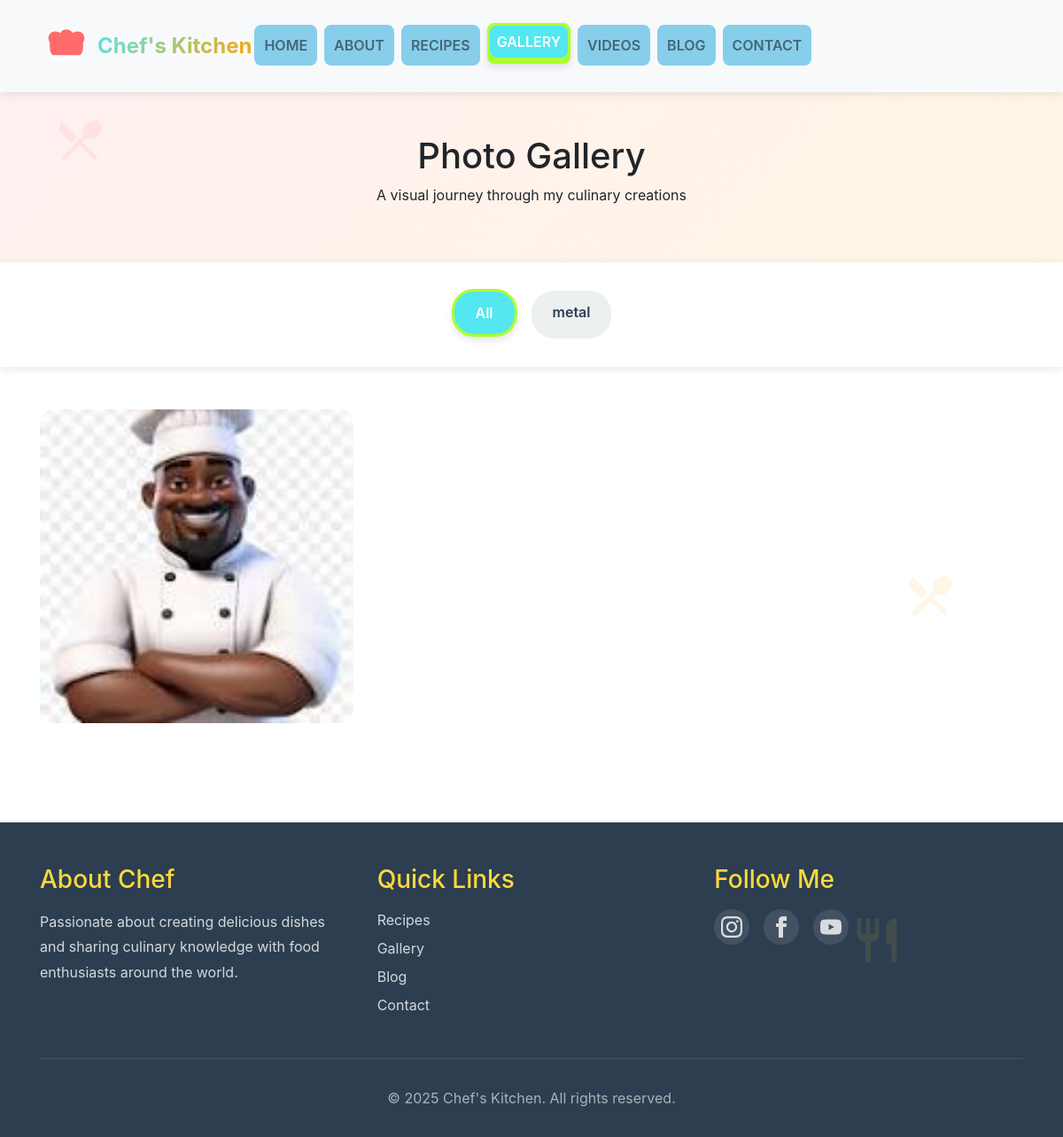
The page /gallery/ on the database as committed earlier.
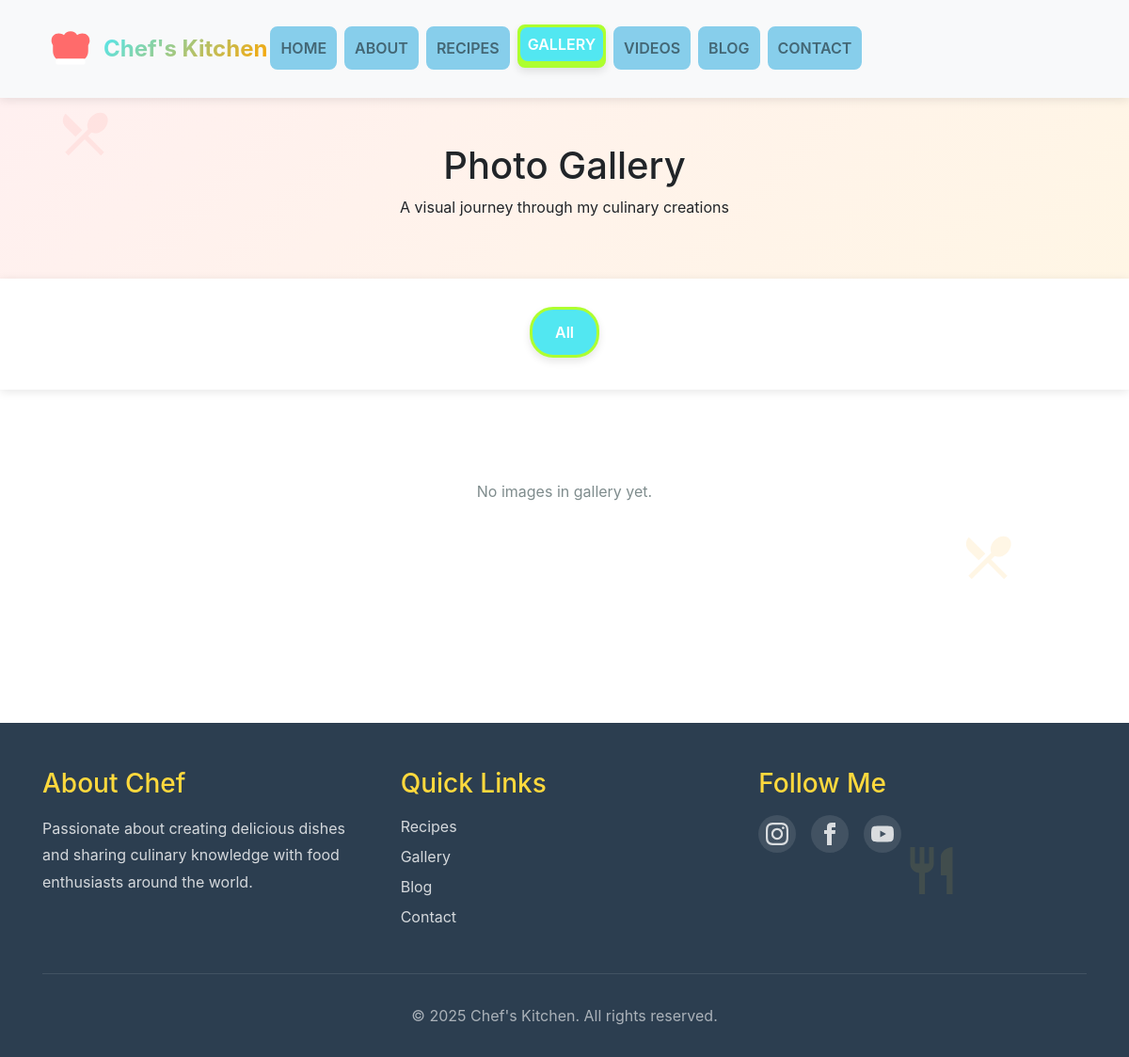
The same page on the database as committed later.
### gallery/models.py (models this page shows, shortened)
class GalleryImage(models.Model):
    title = models.CharField(max_length=200)
    image = models.ImageField(upload_to='gallery/')
    description = models.TextField(blank=True)
    category = models.CharField(max_length=100, blank=True)
    is_featured = models.BooleanField(default=False)
    created_at = models.DateTimeField(auto_now_add=True)
    class Meta:
        ordering = ['-created_at']
        verbose_name_plural = "Gallery Images"

### gallery/views.py (the view)
# urls.py: path('', views.gallery_view, name='gallery'),
def gallery_view(request):
    images = GalleryImage.objects.all()
    categories = GalleryImage.objects.values_list('category', flat=True).distinct()
    category = request.GET.get('category', '')
    if category:
        images = images.filter(category=category)
    context = {
        'images': images,
        'categories': categories,
        'selected_category': category,
    }
    return render(request, 'gallery/gallery.html', context)

### portfolio/context_processors.py (called while the page is built)
def site_stats(request):
    stats = []
    try:
        stats_qs = Statistic.objects.all()
        for s in stats_qs:
            stats.append({'key': s.key, 'label': s.label, 'value': s.value, 'icon': s.icon})
    except Exception:
        pass
    return {'site_stats': stats}

### portfolio/templatetags/nav_extras.py (called while the page is built)
@register.simple_tag(takes_context=True)
def active(context, *url_names, **kwargs):
    request = context.get('request')
    if not request:
        return ''
    startswith = kwargs.get('startswith', False)
    if isinstance(startswith, str):
        startswith = startswith.lower() in ('1', 'true', 'yes', 'y')
    current = request.path
    for name in url_names:
        try:
            path = reverse(name)
        except NoReverseMatch:
            path = name  # treat as raw path
        if startswith:
            if current.startswith(path):
                return 'active'
        else:
            if current == path:
                return 'active'
    return ''

### templates/gallery/gallery.html (shortened to what this page needs)
{% extends 'base.html' %}
{% block content %}
<section class="gallery-header">
    <div class="container">
        <h1 class="page-title">Photo Gallery</h1>
        <p class="page-subtitle">A visual journey through my culinary creations</p>
    </div>
</section>
<section class="gallery-filter">
    <div class="container">
        <div class="filter-buttons">
            <a href="{% url 'gallery:gallery' %}" class="filter-btn {% if not selected_category %}active{% endif %}">All</a>
            {% for category in categories %}
            <a href="?category={{ category }}" class="filter-btn {% if selected_category == category %}active{% endif %}">{{ category }}</a>
            {% endfor %}
        </div>
    </div>
</section>
<section class="gallery-section">
    <div class="container">
        <div class="gallery-grid">
            {% for image in images %}
            <div class="gallery-item">
                <img src="{{ image.image.url }}" alt="{{ image.title }}" class="gallery-image">
            </div>
            {% empty %}
            <div class="empty-state">
                <p>No images in gallery yet.</p>
            </div>
            {% endfor %}
        </div>
    </div>
</section>
{% endblock %}

### templates/base.html (shortened to what this page needs)
<!DOCTYPE html>
<html lang="en">
<head>
    <link rel="stylesheet" href="/static/css/style.css">
    <link rel="stylesheet" href="https://cdn.jsdelivr.net/npm/bootstrap@4.0.0/dist/css/bootstrap.min.css">
    <link rel="stylesheet" href="https://cdnjs.cloudflare.com/ajax/libs/font-awesome/7.0.1/css/all.min.css" />
</head>
<body>
  {% load nav_extras %}
    <div class="cooking-animation">
        <div class="utensil knife"></div>
        <div class="utensil spoon"></div>
    </div>
<nav class="navbar navbar-expand-lg navbar-light bg-light">
  <div class="container">
    <div class="nav-brand">
      <svg class="chef-hat-icon" viewBox="0 0 64 64" width="50" height="50">
        <path d="M32 8c-4 0-7 2-9 5-2-1-4-2-7-2-6 0-10 4-10 10 0 2 1 4 2 6v8c0 8 6 14 14 14h20c8 0 14-6 14-14v-8c1-2 2-4 2-6 0-6-4-10-10-10-3 0-5 1-7 2-2-3-5-5-9-5z" fill="#FF6B6B"/>
        <rect x="12" y="45" width="40" height="8" rx="2" fill="#FFF"/>
      </svg>
      <span class="brand-name">Chef's Kitchen</span>
    </div>
  <div class="navbar-collapse mobile-nav" id="navbarSupportedContent">
    <ul class="navbar-nav mr-auto">
      <li class="nav-item {% active 'portfolio:home' %}">
        <a class="nav-link" href="{% url 'portfolio:home' %}">Home</a>
      </li>
      <li class="nav-item {% active 'portfolio:about' %}">
        <a class="nav-link" href="{% url 'portfolio:about' %}">About</a>
      </li>
      <li class="nav-item {% active 'recipes:recipe_list' startswith='true' %}">
        <a class="nav-link" href="{% url 'recipes:recipe_list' %}">Recipes</a>
      </li>
      <li class="nav-item {% active 'gallery:gallery' %}">
        <a class="nav-link" href="{% url 'gallery:gallery' %}">Gallery</a>
      </li>
      <li class="nav-item {% active 'gallery:videos' %}">
        <a class="nav-link" href="{% url 'gallery:videos' %}">Videos</a>
      </li>
      <li class="nav-item {% active 'blog:blog_list' startswith='true' %}">
        <a class="nav-link" href="{% url 'blog:blog_list' %}">Blog</a>
      </li>
      <li class="nav-item {% active 'portfolio:contact' %}">
        <a class="nav-link btn-contact" href="{% url 'portfolio:contact' %}">Contact</a>
      </li>
    </ul>
  </div>
</nav>
    <main class="main-content">
        {% block content %}{% endblock %}
    </main>
    <footer class="footer">
        <div class="container">
            <div class="footer-content">
                <div class="footer-section">
                    <h3>About Chef</h3>
                    <p>Passionate about creating delicious dishes and sharing culinary knowledge with food enthusiasts around the world.</p>
                </div>
                <div class="footer-section">
                    <h3>Quick Links</h3>
                    <ul>
                        <li><a href="{% url 'recipes:recipe_list' %}">Recipes</a></li>
                        <li><a href="{% url 'gallery:gallery' %}">Gallery</a></li>
                        <li><a href="{% url 'blog:blog_list' %}">Blog</a></li>
                        <li><a href="{% url 'portfolio:contact' %}">Contact</a></li>
                    </ul>
                </div>
                <div class="footer-section">
                    <h3>Follow Me</h3>
                    <div class="social-links">
                        <a href="#" class="social-icon">
                        </a>
                        <a href="#" class="social-icon">
                            <svg viewBox="0 0 24 24" width="24" height="24">
                                <path d="M9 8h-3v4h3v12h5v-12h3.642l.358-4h-4v-1.667c0-.955.192-1.333 1.115-1.333h2.885v-5h-3.808c-3.596 0-5.192 1.583-5.192 4.615v3.385z" fill="currentColor"/>
                            </svg>
                        </a>
                        <a href="#" class="social-icon">
                        </a>
                    </div>
                </div>
            </div>
            <div class="footer-bottom">
                <p>&copy; 2025 Chef's Kitchen. All rights reserved.</p>
            </div>
        </div>
    </footer>
</body>
</html>

### static/css/style.css (style rules this page uses)
* { margin: 0; padding: 0; box-sizing: border-box; }
:root { --primary-color: #52e7f1; --secondary-color: #FFA500; --accent-color: #FFD93D; --dark-color: #2C3E50; --light-color: #ECF0F1; --text-dark: #2C3E50; --text-light: #7F8C8D; --white: #FFFFFF; --success: #2ECC71; --shadow: rgba(0, 0, 0, 0.1); --shadow-lg: rgba(0, 0, 0, 0.2); }
body { font-family: 'Segoe UI', Tahoma, Geneva, Verdana, sans-serif; line-height: 1.6; color: var(--text-dark); background: #FAFAFA; overflow-x: hidden; }
.container { max-width: 1200px; margin: 0 auto; padding: 0 20px; }
.cooking-animation { position: fixed; top: 0; left: 0; width: 100%; height: 100%; pointer-events: none; z-index: 0; overflow: hidden; }
.utensil { position: absolute; width: 60px; height: 60px; opacity: 0.1; animation: float-utensil 20s infinite ease-in-out; }
.knife { top: 10%; left: 5%; background-size: contain; animation-delay: 0s; }
.spoon { top: 50%; right: 10%; background-size: contain; animation-delay: 5s; }
.navbar { background: var(--white); box-shadow: 0 2px 10px var(--shadow); position: sticky; top: 0; z-index: 100; animation: slideDown 0.5s ease; }
.navbar .container { display: flex; justify-content: space-between; align-items: center; padding: 1rem 20px; }
.nav-brand { display: flex; align-items: center; gap: 10px; font-size: 1.5rem; font-weight: bold; color: var(--primary-color); }
.chef-hat-icon { animation: bounce-hat 2s infinite; }
.brand-name { background: linear-gradient(135deg, var(--primary-color), var(--secondary-color)); -webkit-background-clip: text; -webkit-text-fill-color: transparent; background-clip: text; }
.nav-item { text-decoration: none; color: steelblue; text-transform: uppercase; font-weight: 609; margin: 4px 5px 6px 3px; border: 3px solid skyblue; background-color: skyblue; border-radius: 8px; }
.active, .nav-item:hover { background-color: greenyellow; color: white; border: 3px solid greenyellow; box-shadow: 0 4px 8px var(--shadow); transform: translateY(-2px); }
.main-content { position: relative; z-index: 1; min-height: calc(100vh - 200px); }
.footer { background: var(--dark-color); color: var(--white); padding: 3rem 0 1rem; margin-top: 4rem; }
.footer-content { display: grid; grid-template-columns: repeat(auto-fit, minmax(250px, 1fr)); gap: 2rem; margin-bottom: 2rem; }
.footer-section h3 { margin-bottom: 1rem; color: var(--accent-color); }
.footer-section p { color: rgba(255, 255, 255, 0.8); line-height: 1.8; }
.footer-section ul { list-style: none; }
.footer-section ul li { margin-bottom: 0.5rem; }
.footer-section a { color: rgba(255, 255, 255, 0.8); text-decoration: none; transition: color 0.3s ease; }
.social-links { display: flex; gap: 1rem; }
.social-icon { width: 40px; height: 40px; background: rgba(255, 255, 255, 0.1); border-radius: 50%; display: flex; align-items: center; justify-content: center; color: var(--white); transition: all 0.3s ease; }
.footer-bottom { text-align: center; padding-top: 2rem; border-top: 1px solid rgba(255, 255, 255, 0.1); color: rgba(255, 255, 255, 0.6); }
.empty-state { text-align: center; padding: 3rem; color: var(--text-light); grid-column: 1 / -1; }
.nav-item.active > .nav-link, .nav-link.active { color: var(--white) !important; background: var(--primary-color) !important; border-radius: 8px; padding: 6px 10px; }
.nav-link { color: var(--text-dark); }

### templates/gallery/gallery.html (style rules this page uses)
.gallery-header { padding: 3rem 0; background: linear-gradient(135deg, rgba(255, 107, 107, 0.1), rgba(255, 165, 0, 0.1)); text-align: center; }
.gallery-filter { padding: 2rem 0; background: var(--white); box-shadow: 0 2px 10px var(--shadow); }
.filter-buttons { display: flex; justify-content: center; flex-wrap: wrap; gap: 1rem; }
.filter-btn { padding: 0.75rem 1.5rem; background: var(--light-color); color: var(--text-dark); text-decoration: none; border-radius: 25px; font-weight: 600; transition: all 0.3s ease; }
.filter-btn:hover, .filter-btn.active { background: var(--primary-color); color: var(--white); }
.gallery-section { padding: 3rem 0; }
.gallery-grid { display: grid; grid-template-columns: repeat(auto-fill, minmax(300px, 1fr)); gap: 1.5rem; }

Rows that differ between the two databases and show on the page:
removed GalleryImage: image (picture)
Other text that changed with them:
text now shown: "No images in gallery yet."
list line gone: "metal"
